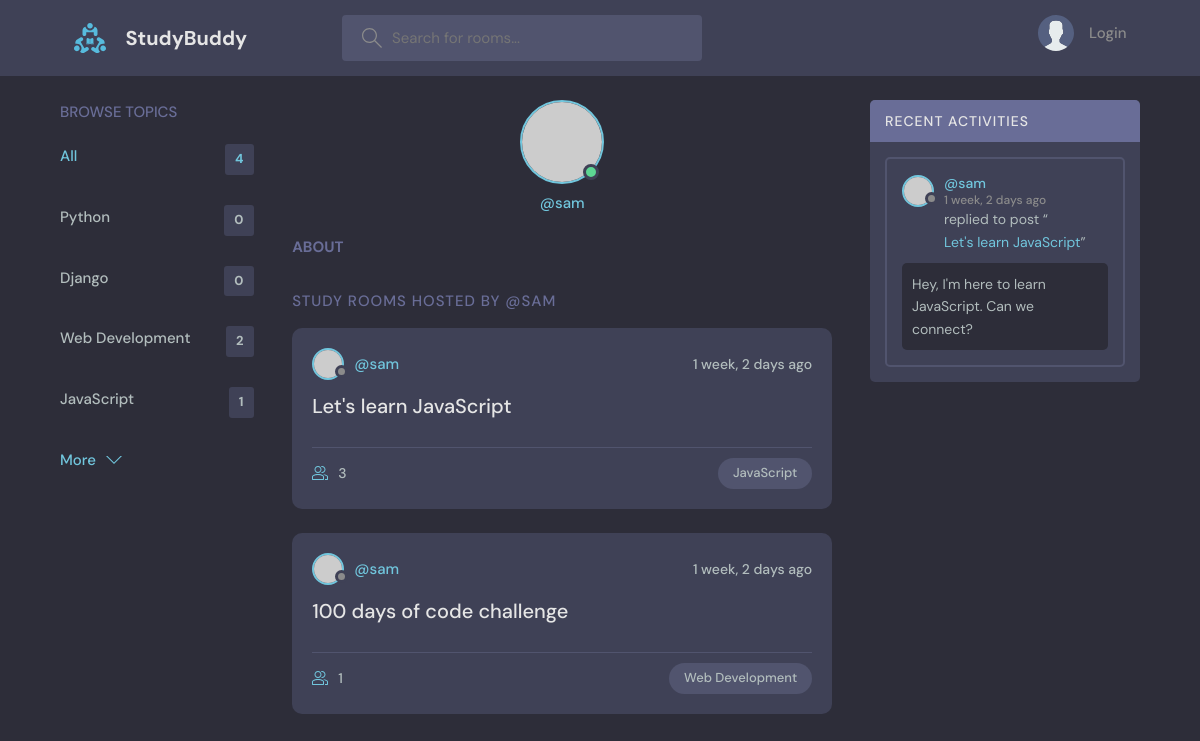
The app's page /profile/1/, older data.
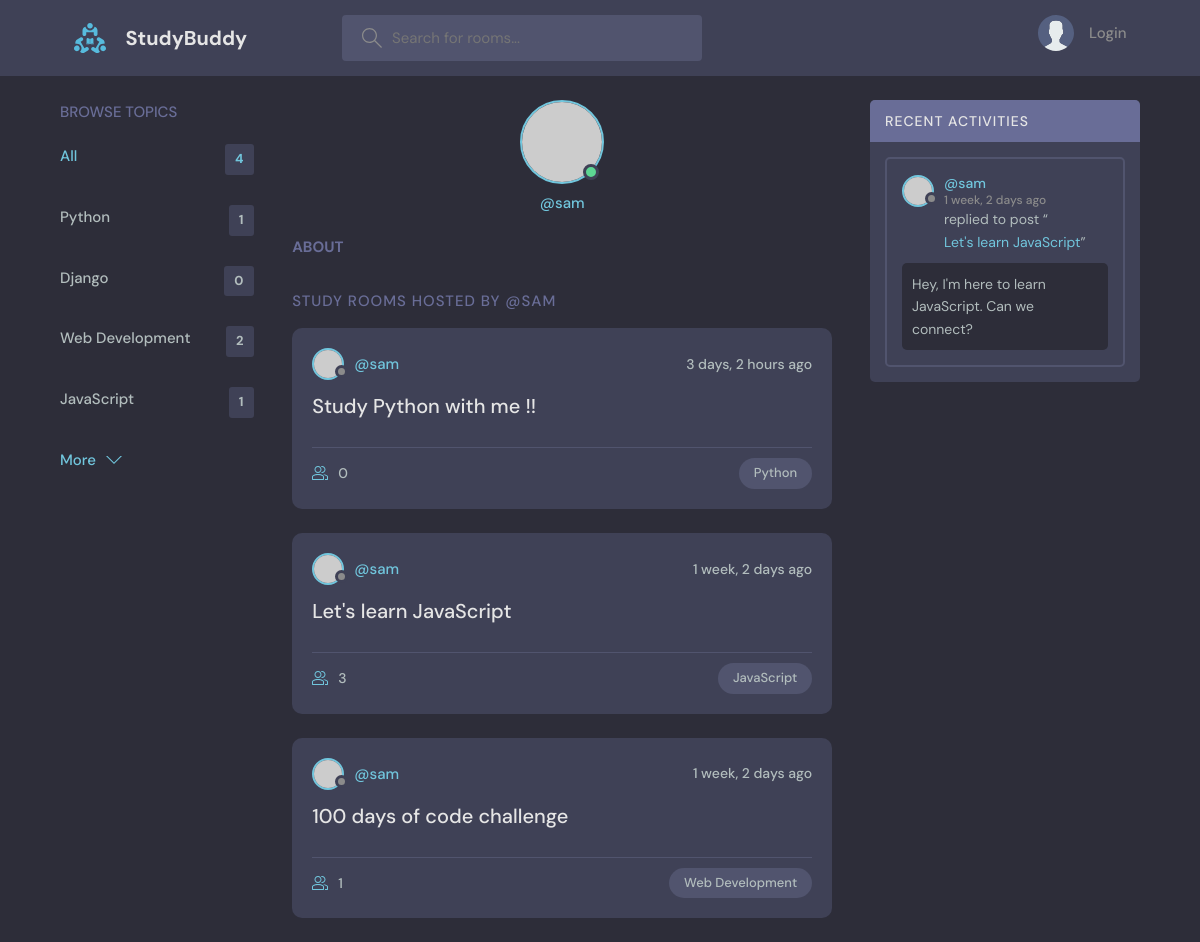
The same page, newer data.
### base/models.py (models this page shows, shortened)
class Topic(models.Model):
    name=models.CharField(max_length=200)

class Room(models.Model):
    host = models.ForeignKey(User, on_delete=models.SET_NULL, null=True, blank=True)
    topic=models.ForeignKey(Topic, on_delete=models.SET_NULL, null=True, blank=True)
    name=models.CharField(max_length=200)
    description=models.TextField(null=True,blank=True)
    participants=models.ManyToManyField(User, related_name='participants',blank=True)
    updated=models.DateTimeField(auto_now=True)
    created=models.DateTimeField(auto_now_add=True)
    class Meta:
        ordering=['-updated','-created']
    def __str__(self):
        return self.name

class Message (models.Model):
    user=models.ForeignKey(User, on_delete=models.CASCADE)
    room =models.ForeignKey(Room, on_delete=models.CASCADE)
    body=models.TextField()
    updated=models.DateTimeField(auto_now=True)
    created=models.DateTimeField(auto_now_add=True)
    class Meta:
        ordering=['-updated','-created']
    def __str__(self):
        return self.body[0:50]

### base/views.py (the view)
# urls.py: path('profile/<int:pk>/', views.userProfile, name='user-profile'),
def userProfile(request, pk):
    user = User.objects.get(id=pk)
    rooms = user.room_set.all()
    room_messages = user.message_set.all()
    topics = Topic.objects.all()
    context = {'user': user, 'rooms': rooms,
               'room_messages': room_messages, 'topics': topics}
    return render(request, 'base/profile.html', context)

### base/templates/base/profile.html (shortened to what this page needs)
{% extends 'main.html' %}
{% block content %}
<main class="profile-page layout layout--3">
  <div class="container">
    {% include 'base/topics_component.html' %}
    <div class="roomList">
      <div class="profile">
        <div class="profile__avatar">
          <div class="avatar avatar--large active">
            <img src="https://randomuser.me/api/portraits/women/11.jpg" />
          </div>
        </div>
        <div class="profile__info">
          <p>@{{user.username}}</p>
        </div>
        <div class="profile__about">
          <h3>About</h3>
        </div>
      </div>
      <div class="roomList__header">
        <div>
          <h2>Study Rooms Hosted by @{{user.username}}</a>
          </h2>
        </div>
      </div>
      {% include 'base/feed_component.html' %}
    </div>
    {% include 'base/activity_component.html' %}
  </div>
</main>
{% endblock content %}

### base/templates/base/topics_component.html
<div class="topics">
	<div class="topics__header">
		<h2>Browse Topics</h2>
	</div>
	<ul class="topics__list">
		<li>
			<a href="{% url 'home' %}" class="active">All <span>{{topics.count}}</span></a>
		</li>
		{% for topic in topics %}
		<li>
				<a href="{% url 'home' %}?q={{topic.name}}">{{topic.name}}<span>{{topic.room_set.all.count}}</span></a>
		</li>
		{% endfor %}
	</ul>
	<a class="btn btn--link" href="{% url 'topics' %}">
		More
		<svg version="1.1" xmlns="http://www.w3.org/2000/svg" width="32" height="32" viewBox="0 0 32 32">
			<title>chevron-down</title>
			<path d="M16 21l-13-13h-3l16 16 16-16h-3l-13 13z"></path>
		</svg>
	</a>
</div>

### base/templates/base/feed_component.html (shortened to what this page needs)
{% for room in rooms %}
<div class="roomListRoom">
	<div class="roomListRoom__header">
		<a href="{% url 'user-profile' room.host.id %}" class="roomListRoom__author">
			<div class="avatar avatar--small">
				<img src="https://randomuser.me/api/portraits/women/11.jpg" />
			</div>
			<span>@{{room.host.username}}</span>
		</a>
		<div class="roomListRoom__actions">
			<span>{{room.created|timesince}} ago</span>
		</div>
	</div>
	<div class="roomListRoom__content">
		<a href="{%url 'room' room.id %}">{{room.name}}</a>
	</div>
	<div class="roomListRoom__meta">
		<a href="{% url 'room' room.id %}" class="roomListRoom__joined">
		{{room.participants.all.count}}
		</a>
		<p class="roomListRoom__topic">{{room.topic.name}}</p>
	</div>
</div>
{% endfor %}

### base/templates/base/activity_component.html (shortened to what this page needs)
<div class="activities">
	<div class="activities__header">
		<h2>Recent Activities</h2>
	</div>
	{% for message in room_messages %}
	<div class="activities__box">
		<div class="activities__boxHeader roomListRoom__header">
			<a
				href="{% url 'user-profile' message.user.id %}"
				class="roomListRoom__author">
				<div class="avatar avatar--small">
					<img src="https://randomuser.me/api/portraits/women/11.jpg" />
				</div>
				<p>
					@{{message.user}}
					<span>{{message.created|timesince}} ago</span>
				</p>
			</a>
		</div>
		<div class="activities__boxContent">
			<p>
				replied to post “<a href="{% url 'room' message.room.id %}">{{message.room}}</a>”
			</p>
			<div class="activities__boxRoomContent">
				{{message.body}}
			</div>
		</div>
	</div>
	{% endfor %}
</div>

Row changes from the older to the newer data that the page shows:
computed for Topic "Python": room_set.all.count "0" → "1"
added Room: host.username "sam", created "3 days, 2 hours", name "Study Python with me !!", participants.all.count "0", topic.name "Python"
